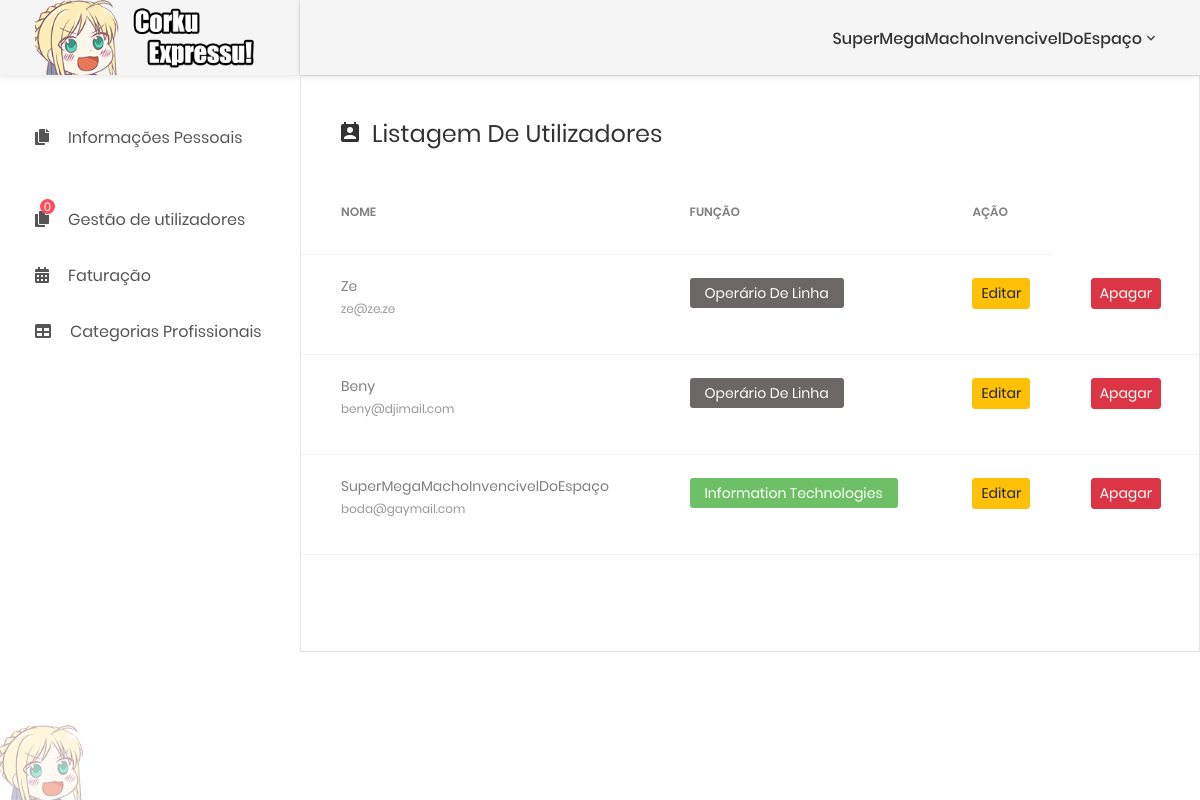
/platform.php?an=2 (signed in), run on an earlier commit of the app's database.
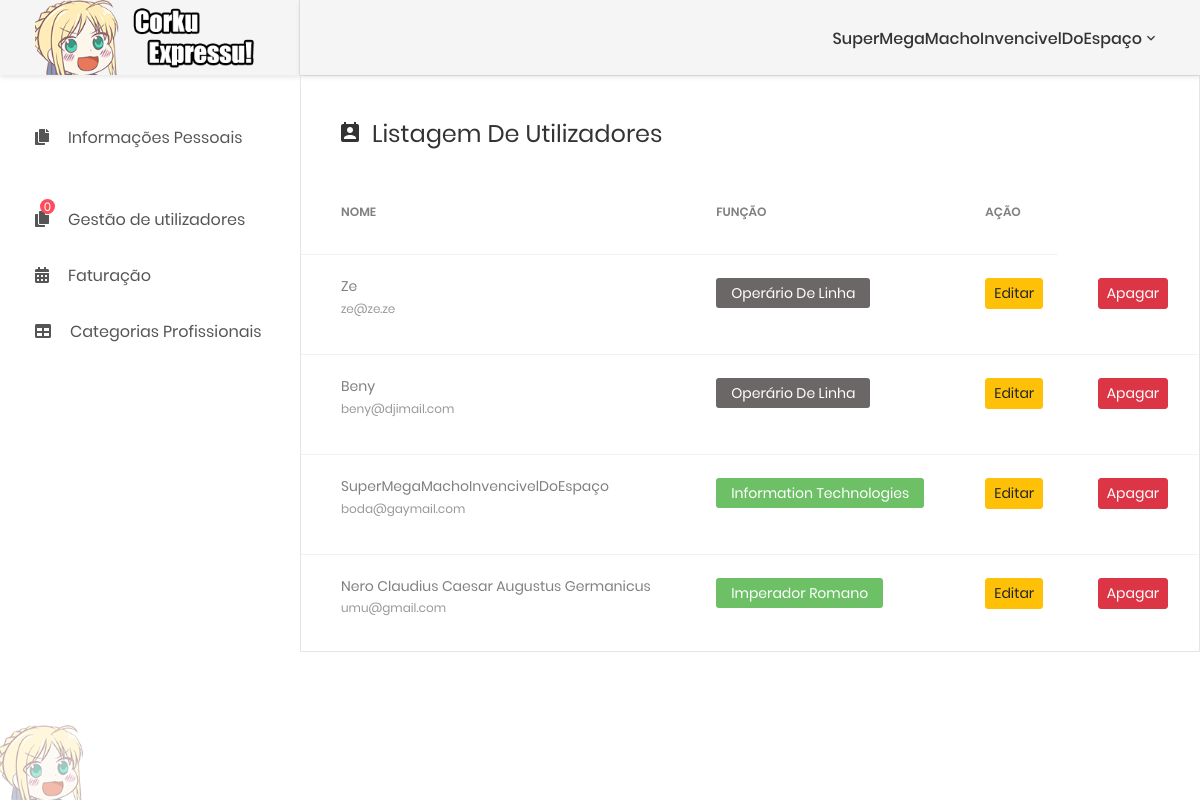
And on a later commit of the database.
### tables this page shows
CREATE TABLE `utilizador` (
  `id_users` int(11) NOT NULL,
  `nome_users` varchar(50) NOT NULL,
  `email` varchar(50) NOT NULL,
  `morada` varchar(100) NOT NULL,
  `nif` varchar(11) NOT NULL,
  `niss` varchar(13) NOT NULL,
  `nib` varchar(23) NOT NULL,
  `telemovel` varchar(9) NOT NULL,
  `datanasc` date NOT NULL,
  `id_catprof` int(11) NOT NULL,
  `salario` double NOT NULL,
  `password` varchar(16) NOT NULL
);

CREATE TABLE `categprofissional` (
  `id_catprof` int(11) NOT NULL,
  `nome_catprof` varchar(30) NOT NULL,
  `id_departamento` int(11) NOT NULL
);

### fragments/userlist.php (the view, shortened to what this page needs)
<div class="user-data m-b-30">
    <h3 class="title-3 m-b-30">
        <i class="zmdi zmdi-account-calendar"></i>Listagem de utilizadores</h3>
    <div class="table-responsive table-data">
        <table class="table">
            <thead>
                <tr>
                    <td>Nome</td>
                    <td>Função</td>
                    <td>Ação</td>
                </tr>
            </thead>
            <tbody>
              <?php
              include 'connections/conn.php';
                $users = mysqli_query($conn, "SELECT utilizador.id_users ,utilizador.nome_users, utilizador.email, categprofissional.id_departamento ,categprofissional.nome_catprof from utilizador
                left join categprofissional on categprofissional.id_catprof = utilizador.id_catprof");
                while($list = mysqli_fetch_array($users)){
                  echo
                  '<tr>
                      <td>
                          <div class="table-data__info">
                              <h6>'.$list["nome_users"].'</h6>
                              <span>
                                  <a href="#">'.$list["email"].'</a>
                              </span>
                          </div>
                      </td>
                      <td>
                          ';
                          if($list["id_departamento"]==1){
                            echo '<span class="role admin">'.$list["nome_catprof"].'</span>';
                          }
                          else{
                            echo '<span class="role user">'.$list["nome_catprof"].'</span>';
                          }
                          echo '
                      </td>
                      <td>
                        <form method="post">
                          <button type="submit" class="btn btn-warning btn-sm" name="editInfo" value="'.$list["id_users"].'">Editar</button>
                        </form>
                      </td>
                      <td>
                      <form method="post">
                      <button type="submit" class="btn btn-danger btn-sm" name="deleteInfo" value="'.$list["id_users"].'">
                          Apagar
                      </button>
                      </form>
                      </td>
                  </tr>';
                }
              ?>
            </tbody>
        </table>
    </div>
</div>

What changed in the data, as far as the page shows it:
added utilizador: nome_users "Nero Claudius Caesar Augustus Germanicus", email "umu@gmail.com", id_catprof.nome_catprof "Imperador Romano", $list["id_users"] 22 (drawn)
